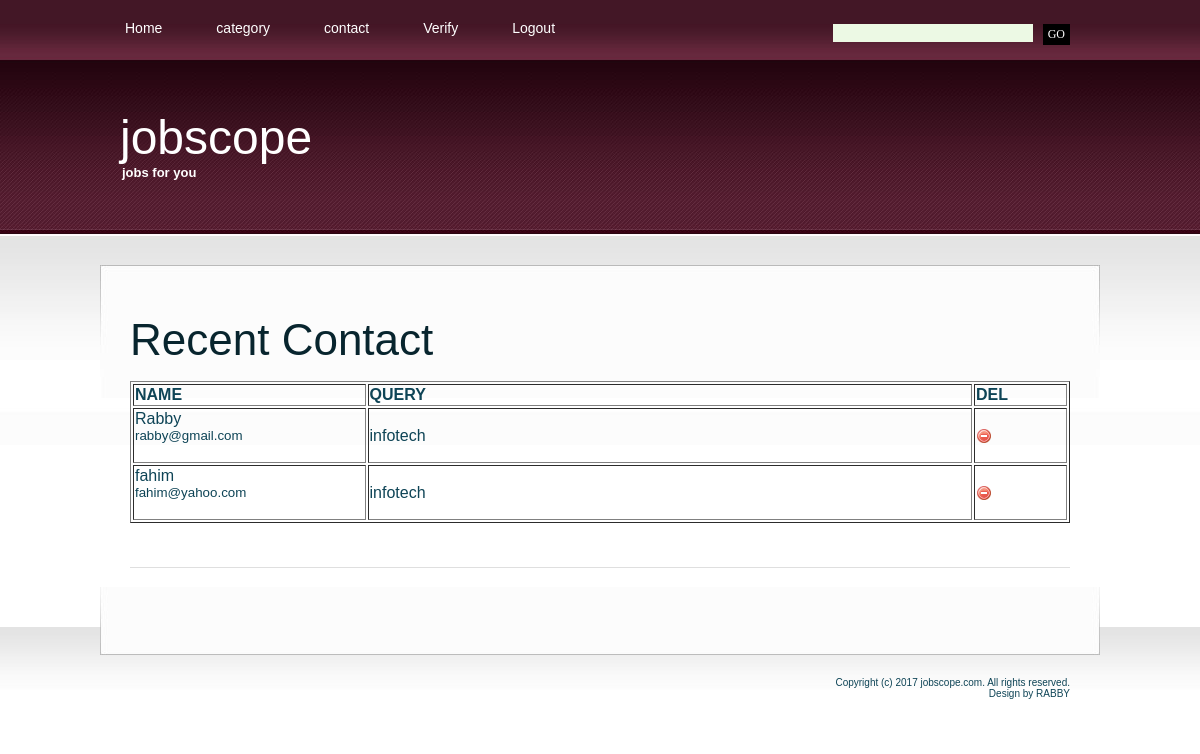
Screenshot of /admin/contact.php (signed in) with the database file from the repository.
### tables this page shows
CREATE TABLE `contact` (
  `cont_id` int(4) NOT NULL,
  `cont_fnm` varchar(30) NOT NULL,
  `cont_email` varchar(20) NOT NULL,
  `cont_query` varchar(300) NOT NULL
);

### admin/contact.php (the view, shortened to what this page needs)
<html xmlns="http://www.w3.org/1999/xhtml">
<head>
<?php
include("includes/head.inc.php");
?>
</head>
<body>
<div id="header-wrapper">
	<div id="header">
	<div id="menu">
		<?php
		include("includes/menu.inc.php");
		?>
		</div>
		<div id="search">
		<?php
		include("includes/search.inc.php");
		?>
		</div>
	</div>
</div>
<div id="logo">
	<?php
	include("includes/logo.inc.php");
	?>
	</div>
<div id="wrapper">
	<div id="page">
		<div id="page-bgtop">
		<div class="post">
			<h1 class="title">Recent Contact</h1>
			<div class="entry">
			<br>
			<table border="1" width="100%">
			<tr>
			<td width="25%"><b>NAME</b>
			<td width="65%"><b>QUERY</b>
			<td width="10%"><b>DEL</b>
			</tr>
			<?php
			$link = mysqli_connect("localhost","root","","jobscope") or die("Cannot Connect");
			$q="select * from contact";
			$res=mysqli_query($link,$q)or die("can not connect");
			while($row=mysqli_fetch_assoc($res))
			{
				echo'
						<tr>
						<td>
						'.$row['cont_fnm'].'<br><small>'.$row['cont_email'].'</small><br><br>
						<td>'.$row['cont_query'].'
						<td><a href="process_delete.php?cat='.$row['cont_fnm'].'"><img src = "delete.png"></a>
						</tr>
				';
			}
			?>
			</table>
			</div>
			<p class="meta"></p>
		</div>
	</div>
			<div style="clear: both;">&nbsp;</div>
		</div>
	</div>
<div id="footer-bgcontent">
	<div id="footer">
		<?php
		include("includes/footer.inc.php");
		?>
	</div>
</div>
</body>
</html>

### admin/style.css (style rules this page uses)
body { margin: 0px; padding: 0; background: url(images/img01.jpg) repeat-x left top; font-family: Arial, Helvetica, sans-serif; font-size: 12px; color: #0E4456; }
h1, h2, h3 { margin: 0; font-weight: normal; color: #08252E; }
h1 { font-size: 44px; }
p, ul, ol { margin-top: 0; line-height: 220%; text-align: justify; }
a { color: #842946; }
a img { border: none; }
#wrapper { margin: 0px; padding: 30px 0px 0px 0px; }
#header-wrapper { margin: 0px; padding: 0px; }
#header { width: 1000px; height: 60px; margin: 0 auto; }
#menu { float: left; width: 690px; height: 60px; }
#search { float: right; width: 310px; height: 60px; }
#page { width: 1000px; margin: 0 auto; padding: 0px; background: url(images/img04.jpg) no-repeat left bottom; }
#page-bgtop { padding: 50px 30px 0px 30px; background: url(images/img05.jpg) no-repeat left top; }
#logo { width: 1000px; height: 175px; margin: 0 auto; }
.post { margin-bottom: 45px; border-bottom: 1px solid #DFDFDF; }
.post .title { height: 30px; color: #08252E; }
.post .meta { margin-left: 2px; padding: 2px 30px 2px 16px; font-family: Arial, Helvetica, sans-serif; font-weight: normal; font-size: 10px; color: #66665E; }
.post .entry { padding: 10px 0 30px 0; }
#footer-bgcontent { margin: 0px; padding: 0px; height: 70px; background: url(images/img02.jpg) repeat-x left top; }
#footer { width: 1000px; height: 49px; margin: 0 auto; padding-top: 50px; background: url(images/img03.jpg) no-repeat left top; }

### rows the page displays
contact: cont_fnm "Rabby", cont_email "rabby@gmail.com", cont_query "infotech"
contact: cont_fnm "fahim", cont_email "fahim@yahoo.com", cont_query "infotech"
